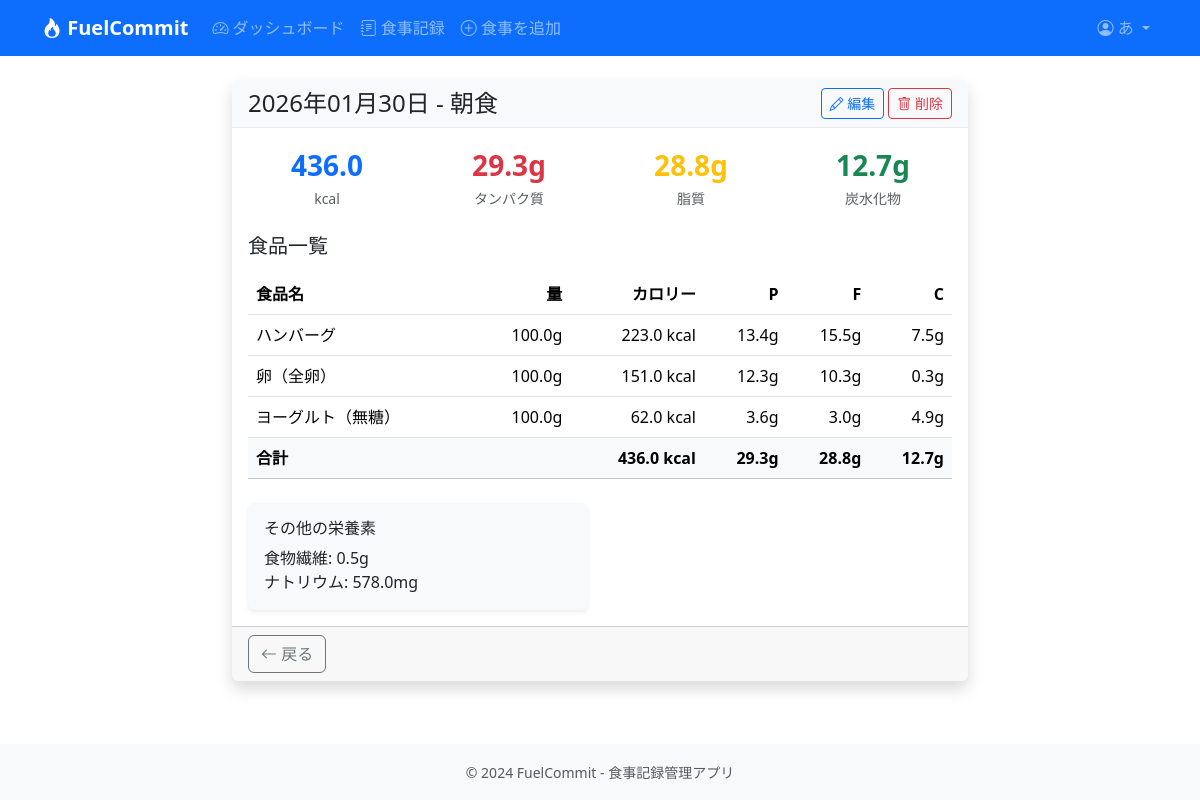
/meals/1 (signed in), run on the app's committed database.
### models/user.py (models this page shows, shortened)
class User(UserMixin, db.Model):
    __tablename__ = 'users'
    id = db.Column(db.Integer, primary_key=True)
    email = db.Column(db.String(120), unique=True, nullable=False, index=True)
    password_hash = db.Column(db.String(256), nullable=False)
    name = db.Column(db.String(80), nullable=False)
    target_weight = db.Column(db.Float, nullable=True)
    current_weight = db.Column(db.Float, nullable=True)
    height = db.Column(db.Float, nullable=True)
    age = db.Column(db.Integer, nullable=True)
    gender = db.Column(db.String(10), nullable=True)
    activity_level = db.Column(db.Float, default=1.2)
    created_at = db.Column(db.DateTime, default=datetime.utcnow)
    meals = db.relationship('Meal', backref='user', lazy='dynamic', cascade='all, delete-orphan')

### models/meal.py (models this page shows, shortened)
class Meal(db.Model):
    __tablename__ = 'meals'
    id = db.Column(db.Integer, primary_key=True)
    user_id = db.Column(db.Integer, db.ForeignKey('users.id'), nullable=False)
    meal_type = db.Column(db.String(20), nullable=False)  # breakfast, lunch, dinner, snack
    date = db.Column(db.Date, nullable=False, default=date.today)
    created_at = db.Column(db.DateTime, default=datetime.utcnow)
    items = db.relationship('MealItem', backref='meal', lazy='dynamic', cascade='all, delete-orphan')
    MEAL_TYPES = {
        'breakfast': '朝食',
        'lunch': '昼食',
        'dinner': '夕食',
        'snack': '間食'
    }
    def get_meal_type_display(self):
        return self.MEAL_TYPES.get(self.meal_type, self.meal_type)
    def get_total_nutrition(self):
        totals = {
            'calories': 0,
            'protein': 0,
            'fat': 0,
            'carbs': 0,
            'fiber': 0,
            'sodium': 0
        }
        for item in self.items:
            nutrition = item.food.get_nutrition_for_quantity(item.quantity)
            for key in totals:
                totals[key] += nutrition[key]
        for key in totals:
            totals[key] = round(totals[key], 1)
        return totals

class MealItem(db.Model):
    __tablename__ = 'meal_items'
    id = db.Column(db.Integer, primary_key=True)
    meal_id = db.Column(db.Integer, db.ForeignKey('meals.id'), nullable=False)
    food_id = db.Column(db.Integer, db.ForeignKey('foods.id'), nullable=False)
    quantity = db.Column(db.Float, nullable=False)  # グラム
    def get_nutrition(self):
        return self.food.get_nutrition_for_quantity(self.quantity)

### models/food.py (models this page shows, shortened)
class Food(db.Model):
    __tablename__ = 'foods'
    id = db.Column(db.Integer, primary_key=True)
    name = db.Column(db.String(100), nullable=False, index=True)
    calories = db.Column(db.Float, nullable=False)  # kcal/100g
    protein = db.Column(db.Float, nullable=False)   # g/100g
    fat = db.Column(db.Float, nullable=False)       # g/100g
    carbs = db.Column(db.Float, nullable=False)     # g/100g
    fiber = db.Column(db.Float, default=0)          # g/100g
    sodium = db.Column(db.Float, default=0)         # mg/100g
    category = db.Column(db.String(50), nullable=True)
    meal_items = db.relationship('MealItem', backref='food', lazy='dynamic')
    def get_nutrition_for_quantity(self, quantity):
        ratio = quantity / 100.0
        return {
            'calories': round(self.calories * ratio, 1),
            'protein': round(self.protein * ratio, 1),
            'fat': round(self.fat * ratio, 1),
            'carbs': round(self.carbs * ratio, 1),
            'fiber': round(self.fiber * ratio, 1),
            'sodium': round(self.sodium * ratio, 1)
        }

### routes/meals.py (the view)
@meals_bp.route('/<int:meal_id>')
@login_required
def detail(meal_id):
    meal = Meal.query.filter_by(id=meal_id, user_id=current_user.id).first_or_404()
    return render_template('meals/detail.html', meal=meal)

### app.py (called while the page is built)
def create_app(config_class=Config):
    app = Flask(__name__)
    app.config.from_object(config_class)
    db.init_app(app)
    login_manager = LoginManager()
    login_manager.init_app(app)
    login_manager.login_view = 'auth.login'
    login_manager.login_message = 'ログインが必要です'
    login_manager.login_message_category = 'warning'
    @login_manager.user_loader
    def load_user(user_id):
        return User.query.get(int(user_id))
    register_blueprints(app)
    @app.route('/')
    def index():
        return redirect(url_for('dashboard.index'))
    @app.context_processor
    def utility_processor():
        from datetime import date, timedelta
        return dict(timedelta=timedelta, today=date.today())
    with app.app_context():
        db.create_all()
        init_foods_data()
    return app

### templates/meals/detail.html (shortened to what this page needs)
{% extends "base.html" %}
{% block content %}
<div class="row justify-content-center">
    <div class="col-lg-8">
        <div class="card shadow">
            <div class="card-header d-flex justify-content-between align-items-center">
                <h4 class="mb-0">
                    {{ meal.date.strftime('%Y年%m月%d日') }} - {{ meal.get_meal_type_display() }}
                </h4>
                <div>
                    <a href="{{ url_for('meals.edit', meal_id=meal.id) }}" class="btn btn-outline-primary btn-sm">
                        <i class="bi bi-pencil"></i> 編集
                    </a>
                    <form action="{{ url_for('meals.delete', meal_id=meal.id) }}" method="POST" class="d-inline"
                          onsubmit="return confirm('この食事を削除しますか？')">
                        <button type="submit" class="btn btn-outline-danger btn-sm">
                            <i class="bi bi-trash"></i> 削除
                        </button>
                    </form>
                </div>
            </div>
            <div class="card-body">
                {% set nutrition = meal.get_total_nutrition() %}
                <div class="row text-center mb-4">
                    <div class="col">
                        <div class="fs-3 fw-bold text-primary">{{ nutrition.calories }}</div>
                        <small class="text-muted">kcal</small>
                    </div>
                    <div class="col">
                        <div class="fs-3 fw-bold text-danger">{{ nutrition.protein }}g</div>
                        <small class="text-muted">タンパク質</small>
                    </div>
                    <div class="col">
                        <div class="fs-3 fw-bold text-warning">{{ nutrition.fat }}g</div>
                        <small class="text-muted">脂質</small>
                    </div>
                    <div class="col">
                        <div class="fs-3 fw-bold text-success">{{ nutrition.carbs }}g</div>
                        <small class="text-muted">炭水化物</small>
                    </div>
                </div>
                <h5 class="mb-3">食品一覧</h5>
                <table class="table table-hover">
                    <thead>
                        <tr>
                            <th>食品名</th>
                            <th class="text-end">量</th>
                            <th class="text-end">カロリー</th>
                            <th class="text-end">P</th>
                            <th class="text-end">F</th>
                            <th class="text-end">C</th>
                        </tr>
                    </thead>
                    <tbody>
                        {% for item in meal.items %}
                        {% set item_nutrition = item.get_nutrition() %}
                        <tr>
                            <td>{{ item.food.name }}</td>
                            <td class="text-end">{{ item.quantity }}g</td>
                            <td class="text-end">{{ item_nutrition.calories }} kcal</td>
                            <td class="text-end">{{ item_nutrition.protein }}g</td>
                            <td class="text-end">{{ item_nutrition.fat }}g</td>
                            <td class="text-end">{{ item_nutrition.carbs }}g</td>
                        </tr>
                        {% endfor %}
                    </tbody>
                    <tfoot class="table-light">
                        <tr>
                            <th>合計</th>
                            <th></th>
                            <th class="text-end">{{ nutrition.calories }} kcal</th>
                            <th class="text-end">{{ nutrition.protein }}g</th>
                            <th class="text-end">{{ nutrition.fat }}g</th>
                            <th class="text-end">{{ nutrition.carbs }}g</th>
                        </tr>
                    </tfoot>
                </table>
                <div class="row mt-4">
                    <div class="col-md-6">
                        <div class="card bg-light">
                            <div class="card-body">
                                <h6 class="card-title">その他の栄養素</h6>
                                <ul class="list-unstyled mb-0">
                                    <li>食物繊維: {{ nutrition.fiber }}g</li>
                                    <li>ナトリウム: {{ nutrition.sodium }}mg</li>
                                </ul>
                            </div>
                        </div>
                    </div>
                </div>
            </div>
            <div class="card-footer">
                <a href="{{ url_for('meals.index', date=meal.date.strftime('%Y-%m-%d')) }}" class="btn btn-outline-secondary">
                    <i class="bi bi-arrow-left"></i> 戻る
                </a>
            </div>
        </div>
    </div>
</div>
{% endblock %}

### templates/base.html (shortened to what this page needs)
<!DOCTYPE html>
<html lang="ja">
<head>
    <link href="https://cdn.jsdelivr.net/npm/bootstrap@5.3.2/dist/css/bootstrap.min.css" rel="stylesheet">
    <link href="https://cdn.jsdelivr.net/npm/bootstrap-icons@1.11.1/font/bootstrap-icons.css" rel="stylesheet">
    <link href="{{ url_for('static', filename='css/style.css') }}" rel="stylesheet">
</head>
<body>
    <nav class="navbar navbar-expand-lg navbar-dark bg-primary">
        <div class="container">
            <a class="navbar-brand" href="{{ url_for('dashboard.index') }}">
                <i class="bi bi-fire"></i> FuelCommit
            </a>
            <div class="collapse navbar-collapse" id="navbarNav">
                {% if current_user.is_authenticated %}
                <ul class="navbar-nav me-auto">
                    <li class="nav-item">
                        <a class="nav-link" href="{{ url_for('dashboard.index') }}">
                            <i class="bi bi-speedometer2"></i> ダッシュボード
                        </a>
                    </li>
                    <li class="nav-item">
                        <a class="nav-link" href="{{ url_for('meals.index') }}">
                            <i class="bi bi-journal-text"></i> 食事記録
                        </a>
                    </li>
                    <li class="nav-item">
                        <a class="nav-link" href="{{ url_for('meals.add') }}">
                            <i class="bi bi-plus-circle"></i> 食事を追加
                        </a>
                    </li>
                </ul>
                <ul class="navbar-nav">
                    <li class="nav-item dropdown">
                        <a class="nav-link dropdown-toggle" href="#" role="button" data-bs-toggle="dropdown">
                            <i class="bi bi-person-circle"></i> {{ current_user.name }}
                        </a>
                    </li>
                </ul>
                {% endif %}
            </div>
        </div>
    </nav>
    <main class="container py-4">
        {% block content %}{% endblock %}
    </main>
    <footer class="bg-light py-3 mt-auto">
        <div class="container text-center text-muted">
            <small>&copy; 2024 FuelCommit - 食事記録管理アプリ</small>
        </div>
    </footer>
</body>
</html>

### static/css/style.css (style rules this page uses)
:root { --primary-color: #0d6efd; --success-color: #198754; --warning-color: #ffc107; --danger-color: #dc3545; }
body { min-height: 100vh; display: flex; flex-direction: column; }
main { flex: 1; }
.navbar-brand { font-weight: bold; }
.card { border: none; box-shadow: 0 0.125rem 0.25rem rgba(0, 0, 0, 0.075); }
.card-header { background-color: #f8f9fa; border-bottom: 1px solid #e9ecef; }
.table th { font-weight: 600; }
footer { background-color: #f8f9fa; }
.btn { transition: all 0.2s ease; }
.card { transition: box-shadow 0.2s ease; }

### data on the page
User: name "あ"
Meal: date "2026年01月30日", meal_type "朝食"
MealItem: food.name "ハンバーグ", quantity "100.0", calories "223.0", protein "13.4", fat "15.5", carbs "7.5"
MealItem: food.name "卵（全卵）", quantity "100.0", calories "151.0", protein "12.3", fat "10.3", carbs "0.3"
MealItem: food.name "ヨーグルト（無糖）", quantity "100.0", calories "62.0", protein "3.6", fat "3.0", carbs "4.9"

### other printed values
{{ nutrition.calories }} "436.0"
{{ nutrition.protein }} "29.3"
{{ nutrition.fat }} "28.8"
{{ nutrition.carbs }} "12.7"
{{ nutrition.fiber }} "0.5"
{{ nutrition.sodium }} "578.0"
